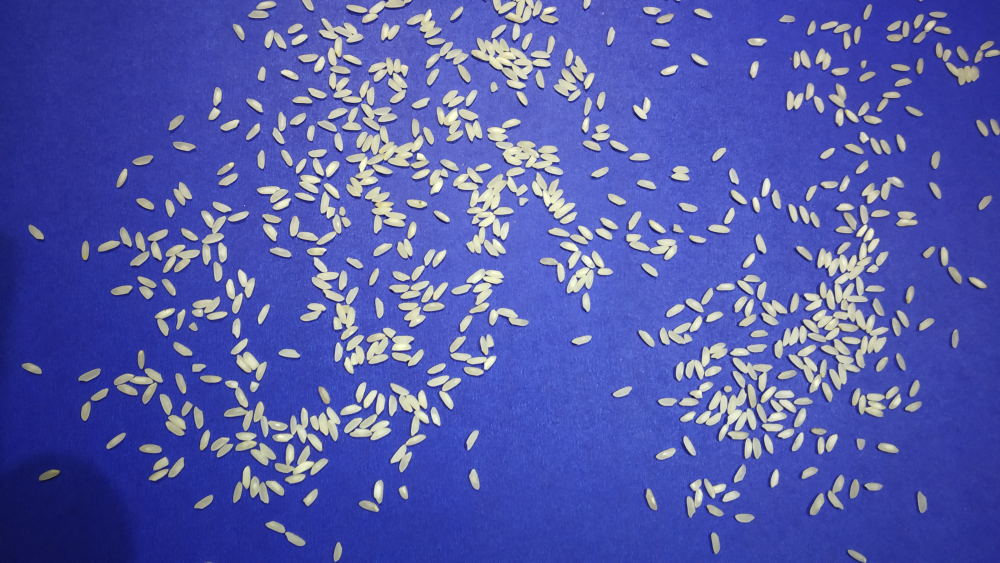
#> input picture Full_grain/full_grain_4.jpg, 4000 x 2250 px (shown at 1/4 size)
$ jupyter execute --allow-errors Rice_count.ipynb   (shell and % lines are left out)
#> lines starting #> are read from the running program, lines starting #| are printed output that depends on the picture; after the words box and inside, x2 and y2 are one past the last pixel; in counts of white or black regions, pixels touching at a corner belong together
### Computer Vision Assignment

#### Dataset is imported and full grain, broken grain and mixed grain images are kept in 3 separate folders namely Full_grain, Broken_grain and Mixed_grain respectively
The approach is we will use full grain and broken grain images for training and mixed grain for testing

[cell 1]
#Importing required libraries
import cv2
import numpy as np
import matplotlib.pyplot as plt

np.random.seed(30)
import random as rn
rn.seed(30)
from keras import backend as K
import tensorflow as tf

from keras.models import Sequential, Model
from keras.layers import Dense, Flatten, Flatten, BatchNormalization, Activation
from keras.layers.convolutional import Conv2D, MaxPooling2D
from keras import optimizers
from keras.layers import Dropout

from keras.preprocessing.image import ImageDataGenerator
from keras.preprocessing import image_dataset_from_directory

[cell 2]
broken='Broken_grain/broken_grain_1.jpg'
full='Full_grain/full_grain_4.jpg'

[cell 3]
def crop_resize_img(img):
#     print(type(img), img.shape)
    ht, wd= img.shape

    # create new image of desired size and color (black) for padding
    ww = 300
    hh = 300
    color = 0
    result = np.full((hh,ww), color, dtype=np.uint8)

    # compute center offset
    xx = (ww - wd) // 2
    yy = (hh - ht) // 2

    # copy img image into center of result image
    result[yy:yy+ht, xx:xx+wd] = img

    final =cv2.resize(result, (50,50))

    return final

### Data preprocessing

#### Method taking image path as input and giving contours as output along with saving each of the contours inside full_rice and broken rice folder

[cell 4]
def pre_process_And_Count(image_path, output_path):
    # load input images for demonstration
#> called with image_path = 'Full_grain/full_grain_4.jpg', output_path = 'full_rice/full_'
    input_rice = cv2.imread(image_path, cv2.IMREAD_GRAYSCALE)
#> input_rice: shape (2250, 4000); min 5, max 255, mean 96.9

    # local adaptive thresholding - computes local threshold based on given window size
    output_adapthresh = cv2.adaptiveThreshold (input_rice, 255.0, cv2.ADAPTIVE_THRESH_MEAN_C, cv2.THRESH_BINARY, 51, -20.0)
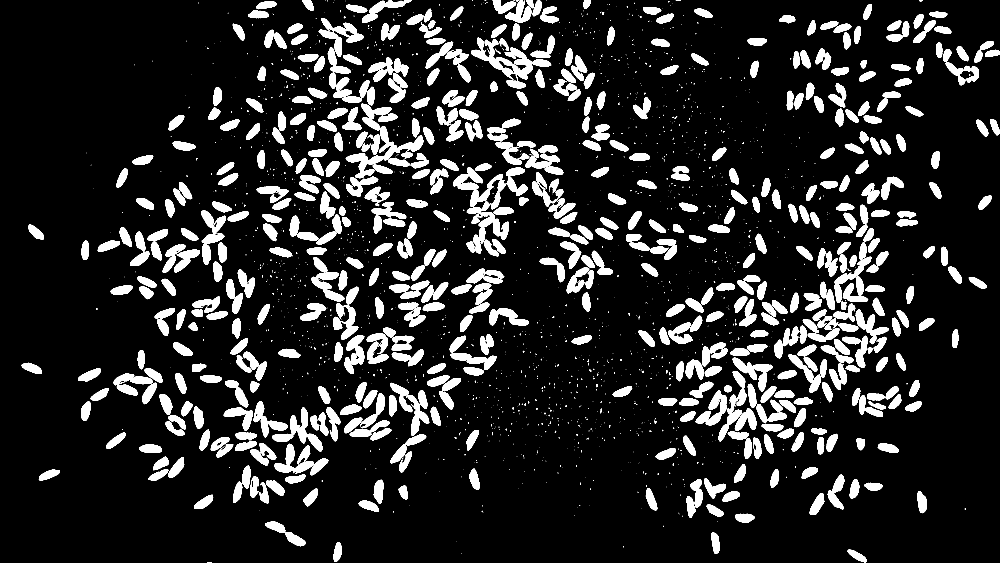
#> output_adapthresh: shape (2250, 4000) (shown at 1/4 size); 14.1% white; 2410 white regions (1742 under 20 px), largest, box (x1, y1, x2, y2) and area: (1885, 151, 2131, 318) 14033, (1421, 504, 1693, 713) 10907, (1880, 696, 2112, 838) 9161

    cv2.imwrite('rice_adapthresh.png', output_adapthresh)

    # morphologial erosion - cleaning up binary images
    kernel = np.ones((5,5),np.uint8)
    output_erosion = cv2.erode(output_adapthresh, kernel)
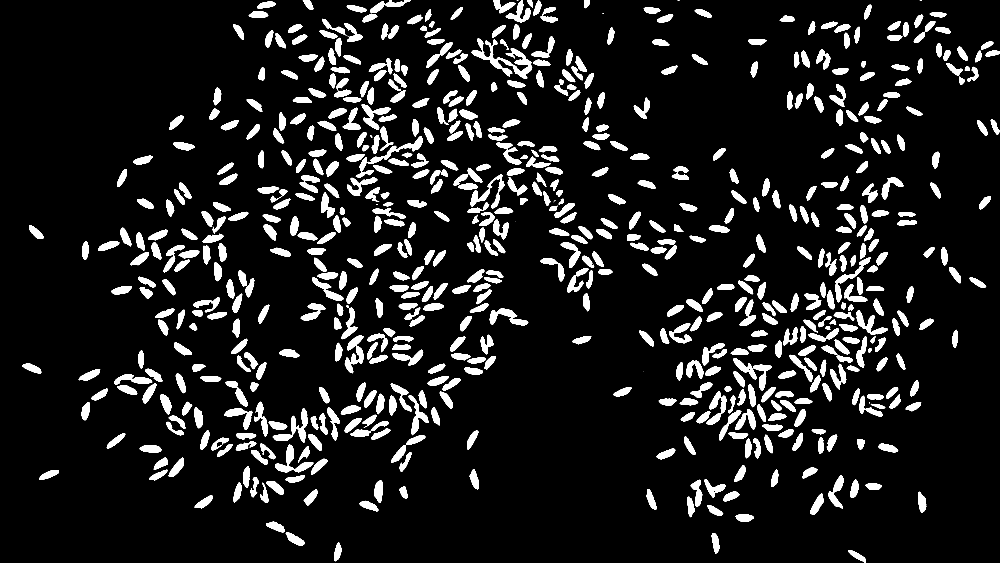
#> output_erosion: shape (2250, 4000) (shown at 1/4 size); 10.3% white; 680 white regions (15 under 20 px)

    cv2.imwrite('rice_erosion.png', output_erosion)

    # Contours - Computes polygonal contour boundary of foreground objects
    # apply connected components on clean binary image
    contours, hierarchy = cv2.findContours(output_erosion, cv2.RETR_EXTERNAL,  cv2.CHAIN_APPROX_SIMPLE)
#> contours = 680 contours, 15 with area under 20; largest, box (x1, y1, x2, y2) and area: (1887, 153, 2129, 315) 9090, (1423, 545, 1691, 711) 5410, (1101, 1778, 1253, 1890) 4696, (1379, 1342, 1455, 1493) 4537, (1883, 698, 2020, 835) 4021
    output_contour = cv2.cvtColor(input_rice, cv2.COLOR_GRAY2BGR)
    cv2.drawContours(output_contour, contours, -1, (0, 0, 255), 2)
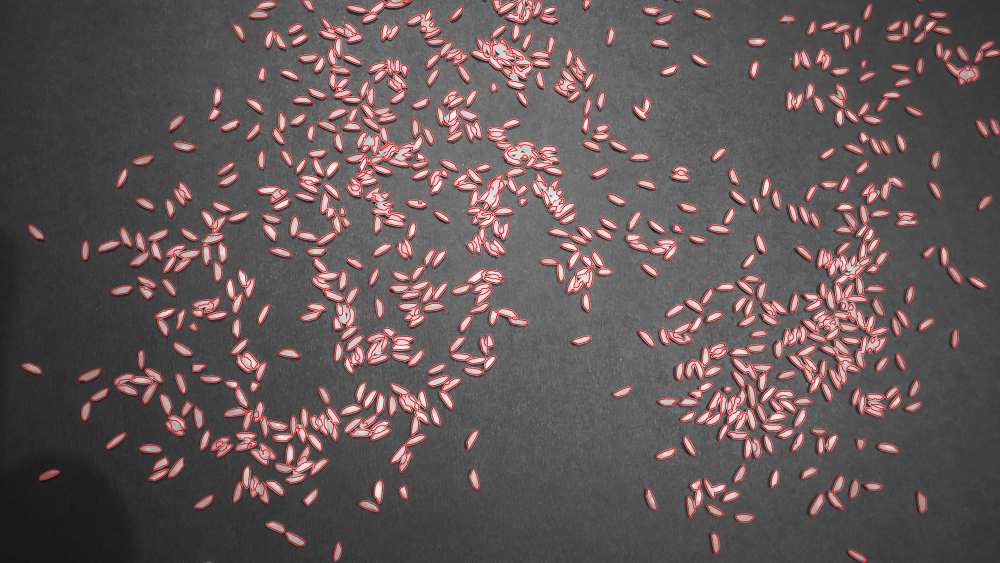
#> output_contour: shape (2250, 4000, 3) (shown at 1/4 size); mean B, G, R 87.8, 87.8, 99.4
    print("Number of detected contours", len(contours))
#| Number of detected contours 680
    # plt.imshow("Contours", output_contour)
    cv2.imwrite('rice_contours.png', output_contour)
    # plt.show()
    k=1
    temp = 0.70 * len(contours)
#> temp = 476
    for i in contours:
        x, y, width, height = cv2.boundingRect(i)
        roi = output_erosion[y:y+height, x:x+width]
        roi=crop_resize_img(roi)
        path  = ''
        if output_path !='mixed/mixed_':
            if k<temp:
                path = 'dataset/train/'+output_path

            else:
                path = 'dataset/test/'+output_path
        else:
            path = output_path
        cv2.imwrite(path+str(k)+".png", roi)
        k+=1
#> this loop made 680 passes
#> (x, y, width, height, ht in crop_resize_img, wd in crop_resize_img, xx in crop_resize_img, yy in crop_resize_img) on passes 1 to 12: (3393, 2201, 71, 49, 49, 71, 114, 125), (1336, 2170, 30, 75, 75, 30, 135, 112), (2847, 2132, 31, 82, 82, 31, 134, 109), (1143, 2130, 77, 52, 52, 77, 111, 124), (1064, 2087, 75, 42, 42, 75, 112, 129), (2943, 2058, 73, 30, 30, 73, 113, 135), (2829, 2020, 64, 43, 43, 64, 118, 128), (1437, 2003, 76, 43, 43, 76, 112, 128), (2749, 1987, 30, 82, 82, 30, 135, 109), (779, 1982, 71, 51, 51, 71, 114, 124), (3241, 1974, 54, 84, 84, 54, 123, 108), (3672, 1967, 33, 83, 83, 33, 133, 108)
#> pass 1, in pre_process_And_Count, `roi = output_erosion[y:y+height, x:x+width]`:
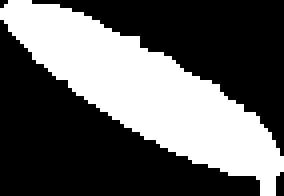
#> roi: shape (49, 71) (shown 4 times larger); 37.7% white; 1 white region, box (x1, y1, x2, y2) and area: (0, 0, 71, 49) 1311
#> pass 1, in crop_resize_img, `final =cv2.resize(result, (50,50))`:
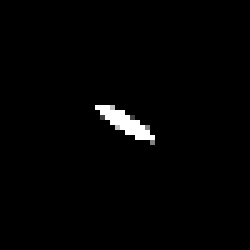
#> final: shape (50, 50) (shown 5 times larger); min 0, max 255, mean 3.7

### Create a dataset folder in which bifurcate into train and test folder

[cell 5]
#method to create directory
def create_directory(path):
    if not os.path.exists(path):
        os.makedirs(path)

#> (a cell that did not finish here is left out)

#> (a cell that did not finish here is left out)

#> (a cell that did not finish here is left out)

#> (a cell that did not finish here is left out)

#> (a cell that did not finish here is left out)

#> (a cell that did not finish here is left out)

#> (a cell that did not finish here is left out)

[cell 13]
#preprocess and save the contours at specific path
pre_process_And_Count(full, 'full_rice/full_')

[cell 14]
#preprocess and save the contours at specific path
pre_process_And_Count(broken, 'broken_rice/broken_')
#> call 2 of pre_process_And_Count, with image_path = 'Broken_grain/broken_grain_1.jpg', output_path = 'broken_rice/broken_'
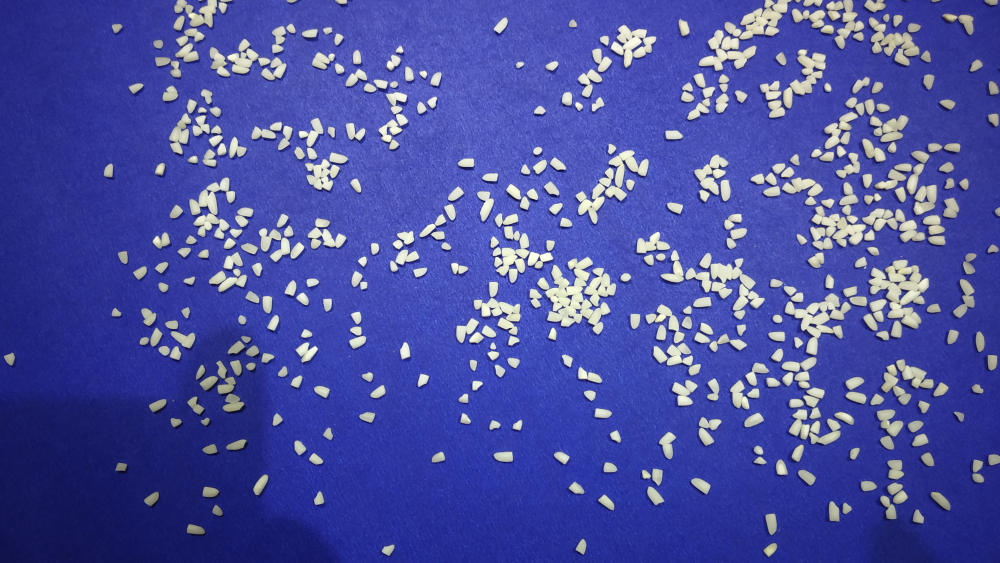
#> input picture Broken_grain/broken_grain_1.jpg, 4000 x 2250 px (shown at 1/4 size)
#> in pre_process_And_Count (call 2), `output_adapthresh = cv2.adaptiveThreshold (input_rice, 255.0, cv2.ADAP..`:
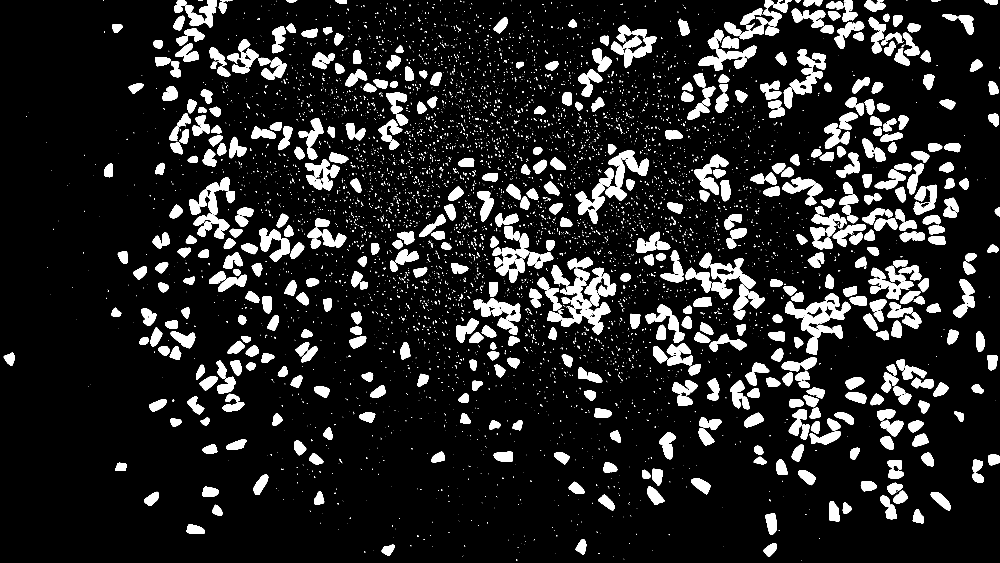
#> output_adapthresh: shape (2250, 4000) (shown at 1/4 size); 12.8% white; 5846 white regions (4858 under 20 px), largest, box (x1, y1, x2, y2) and area: (3140, 1173, 3404, 1419) 21015, (2244, 1111, 2373, 1306) 9656, (2434, 601, 2595, 750) 9333
#> in pre_process_And_Count (call 2), `output_erosion = cv2.erode(output_adapthresh, kernel)`:
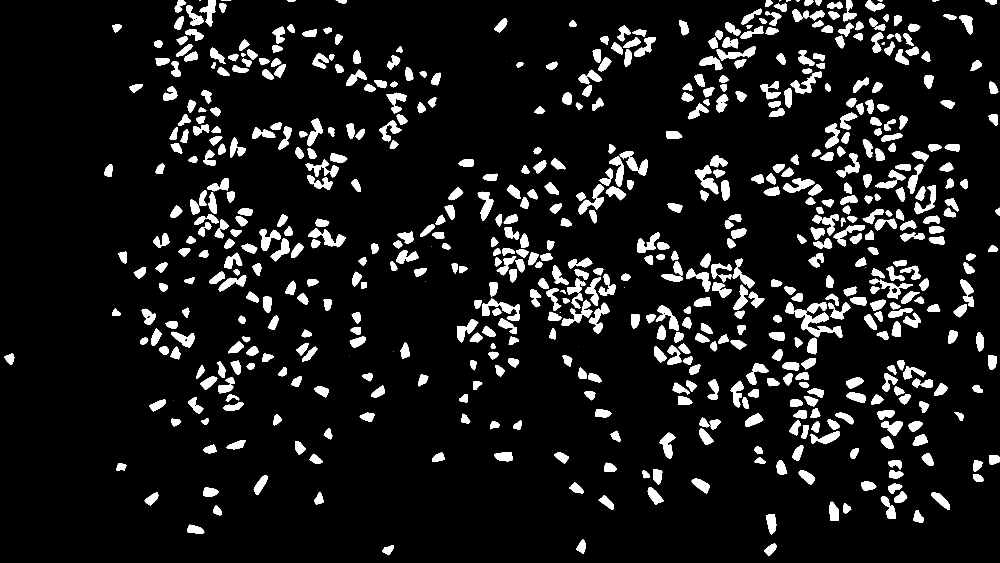
#> output_erosion: shape (2250, 4000) (shown at 1/4 size); 9.2% white; 650 white regions (12 under 20 px), largest, box (x1, y1, x2, y2) and area: (3142, 1208, 3369, 1352) 8597, (1929, 1194, 2080, 1283) 4925, (2780, 659, 2873, 777) 4172
#> in pre_process_And_Count (call 2), `cv2.drawContours(output_contour, contours, -1, (0, 0, 255), 2)`:
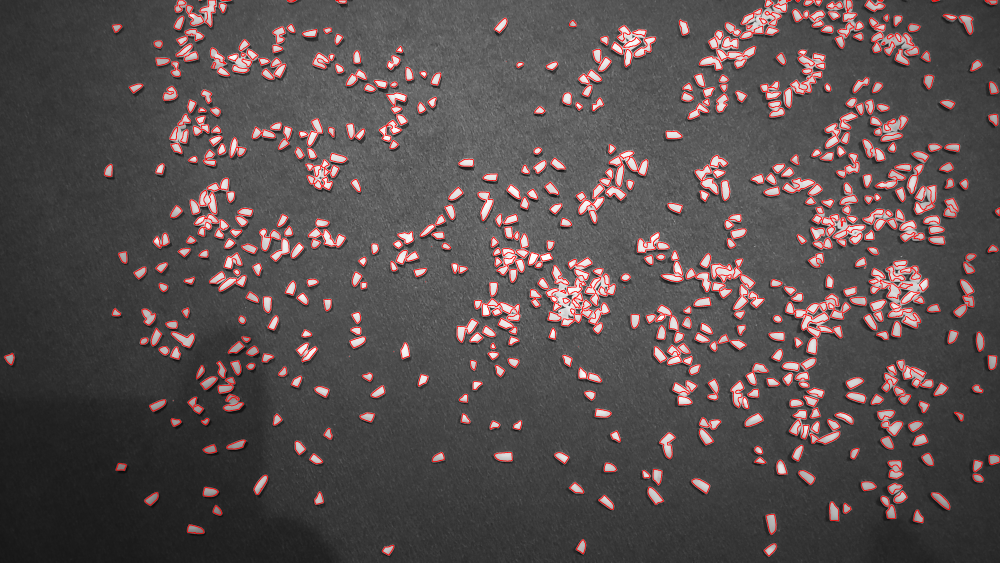
#> output_contour: shape (2250, 4000, 3) (shown at 1/4 size); mean B, G, R 79.5, 79.5, 89.3
#| Number of detected contours 650
#> the loop in pre_process_And_Count (call 2), `for i in contours:` made 650 passes
#> pass 2, in pre_process_And_Count (call 2), `roi = output_erosion[y:y+height, x:x+width]`:
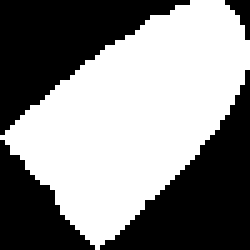
#> roi: shape (50, 50) (shown 5 times larger); 53.4% white; 4 black regions (1 under 20 px), largest, box (x1, y1, x2, y2) and area: (20, 14, 50, 50) 465, (0, 0, 38, 27) 462, (0, 28, 19, 50) 219
